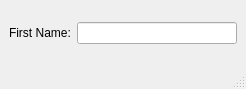
<?xml version="1.0" encoding="UTF-8"?>
<ui version="4.0">
 <class>MainWindow</class>
 <widget class="QMainWindow" name="MainWindow">
  <property name="geometry">
   <rect>
    <x>0</x>
    <y>0</y>
    <width>246</width>
    <height>89</height>
   </rect>
  </property>
  <property name="windowTitle">
   <string>MainWindow</string>
  </property>
  <widget class="QWidget" name="centralwidget">
   <layout class="QVBoxLayout" name="verticalLayout">
    <item>
     <layout class="QHBoxLayout" name="horizontalLayout">
      <item>
       <widget class="QLabel" name="label">
        <property name="text">
         <string>First Name:</string>
        </property>
       </widget>
      </item>
      <item>
       <widget class="QLineEdit" name="lineEdit">
        <property name="text">
         <string/>
        </property>
       </widget>
      </item>
     </layout>
    </item>
   </layout>
  </widget>
  <widget class="QMenuBar" name="menubar">
   <property name="geometry">
    <rect>
     <x>0</x>
     <y>0</y>
     <width>246</width>
     <height>22</height>
    </rect>
   </property>
  </widget>
  <widget class="QStatusBar" name="statusbar"/>
 </widget>
 <resources/>
 <connections/>
</ui>
